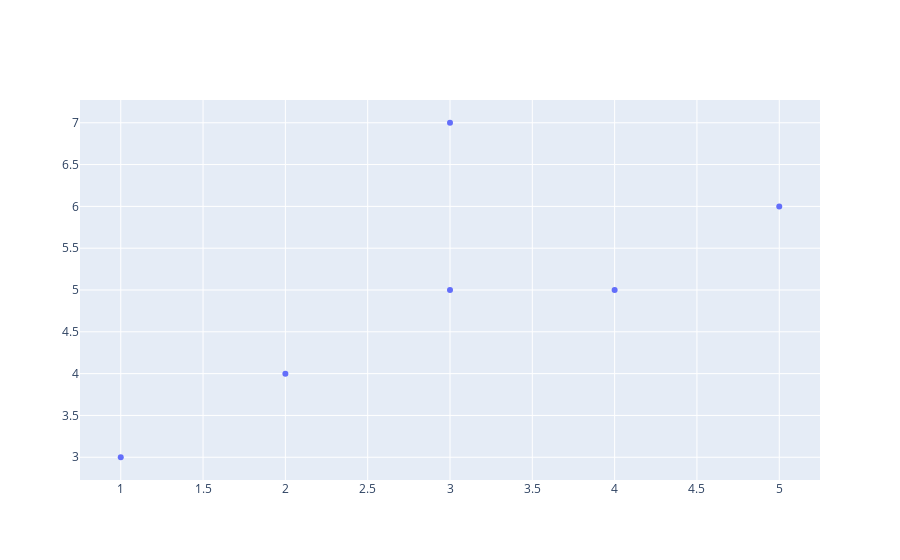

The notebook cell this image was saved under:
### Code cell
fig.add_trace(go.Scatter(x=[1,2,3,4,5,3], y=[3,4,5,5,6,7], mode='markers'))

### Figure 1 — Plotly figure (JSON) as saved in the notebook; plotly's stock layout.template omitted (floating-point values rounded to 4 significant figures)
{"data": [{"mode": "markers", "type": "scatter", "x": [1, 2, 3, 4, 5, 3], "y": [3, 4, 5, 5, 6, 7]}], "layout": {"autosize": true, "xaxis": {"autorange": true, "range": [0.7575, 5.243], "type": "linear"}, "yaxis": {"autorange": true, "range": [2.67, 7.33], "type": "linear"}}}
